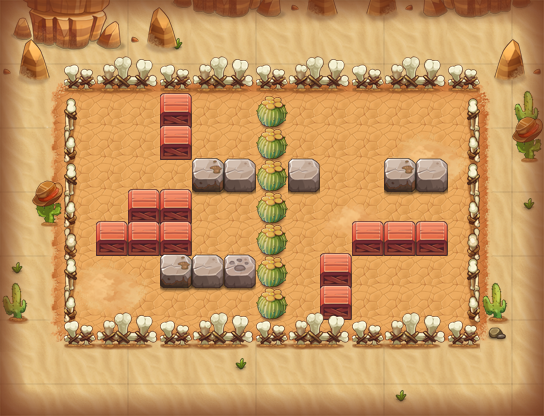

A level layout from a 2D game, rendered from its tile map. Below: a short description, then the map file with tile-grid data replaced by summaries:
An orthogonal 17x13 tile map with 32x32 px tiles, 15 tile layers (PASS, 块层 15, 块层 14, 块层 4, ...) and 7 objects (4x TRAP, 2x bysc2, PLAYER).

<map version="1.0" orientation="orthogonal" width="17" height="13" tilewidth="32" tileheight="32">
 <properties>
  <property name="DESTRY1" value="255" />
  <property name="DESTRY2" value="314" />
  <property name="DESTRY_COUNT" value="2" />
  <property name="EXP" value="215" />
  <property name="ITEM" value="D004" />
  <property name="MONEY" value="323" />
 </properties>
 <tileset firstgid="1" name="hmpy" tilewidth="32" tileheight="32">
  <image source="hmpy.png" width="500" height="1024" />
 </tileset>
 <layer name="PASS" width="17" height="13">
  <data>[221 cells, 173 non-empty, 10 distinct tile ids]</data>
 </layer>
 <layer name="块层 15" width="17" height="13">
  <data>[221 cells, 135 non-empty, 25 distinct tile ids]</data>
 </layer>
 <layer name="块层 14" width="17" height="13">
  <data>[221 cells, 64 non-empty, 12 distinct tile ids]</data>
 </layer>
 <layer name="块层 4" width="17" height="13">
  <data>[221 cells, 30 non-empty, 9 distinct tile ids]</data>
 </layer>
 <layer name="块层 3" width="17" height="13">
  <data>[221 cells, 83 non-empty, 24 distinct tile ids]</data>
 </layer>
 <layer name="块层 5" width="17" height="13">
  <data>[221 cells, 39 non-empty, 17 distinct tile ids]</data>
 </layer>
 <layer name="块层 2" width="17" height="13">
  <data>[221 cells, 104 non-empty, 6 distinct tile ids]</data>
 </layer>
 <layer name="SHELTER 9" width="17" height="13">
  <data>[221 cells, 11 non-empty, 3 distinct tile ids]</data>
 </layer>
 <layer name="SHELTER 8" width="17" height="13">
  <data>[221 cells, 1 non-empty, 1 distinct tile ids]</data>
 </layer>
 <layer name="SHELTER 7" width="17" height="13">
  <data>[221 cells, 4 non-empty, 4 distinct tile ids]</data>
 </layer>
 <layer name="SHELTER 6" width="17" height="13">
  <data>[221 cells, 6 non-empty, 1 distinct tile ids]</data>
 </layer>
 <layer name="SHELTER 5" width="17" height="13">
  <data>[221 cells, 2 non-empty, 1 distinct tile ids]</data>
 </layer>
 <layer name="SHELTER 4" width="17" height="13">
  <data>[221 cells, 5 non-empty, 2 distinct tile ids]</data>
 </layer>
 <layer name="SHELTER 3" width="17" height="13">
  <data>[221 cells, 1 non-empty, 1 distinct tile ids]</data>
 </layer>
 <layer name="SHELTER 2" width="17" height="13">
  <data>[221 cells, 1 non-empty, 1 distinct tile ids]</data>
 </layer>
 <objectgroup name="对象层 1" width="17" height="13">
  <object name="PLAYER" type="PLAYER" x="224" y="96" width="32" height="32" />
  <object name="bysc2" x="416" y="288" width="32" height="32">
   <properties>
    <property name="lua_ai" value="monster_bysc_ai" />
    <property name="quality" value="bysc2.quality" />
   </properties>
  </object>
  <object name="bysc2" x="96" y="288" width="32" height="32">
   <properties>
    <property name="lua_ai" value="monster_bysc_ai" />
    <property name="quality" value="bysc2.quality" />
   </properties>
  </object>
  <object name="zi_dan_up1" type="TRAP" x="320" y="160" width="32" height="32">
   <properties>
    <property name="trap_ani" value="fire_cat_up.actor" />
    <property name="trap_delay" value="2" />
    <property name="trap_id" value="0" />
    <property name="trap_script" value="trap(&quot;zi_dan_up1&quot;):setAtkPower(target(&quot;PLAYER&quot;):getHP()*0.1);trap(&quot;zi_dan_up1&quot;):turnUp(); trap(&quot;zi_dan_up1&quot;):getAI():getActions():addObject( AIUseSkill:create(   SkillLua:create(&quot;skill_0001&quot;)  )  );" />
    <property name="trap_start_mode" value="2" />
    <property name="trap_state" value="open" />
   </properties>
  </object>
  <object name="zi_dan_right1" type="TRAP" x="96" y="160" width="32" height="32">
   <properties>
    <property name="trap_ani" value="fire_cat_right.actor" />
    <property name="trap_delay" value="2" />
    <property name="trap_id" value="0" />
    <property name="trap_script" value="trap(&quot;zi_dan_right1&quot;):setAtkPower(target(&quot;PLAYER&quot;):getHP()*0.1);trap(&quot;zi_dan_right1&quot;):turnRight(); trap(&quot;zi_dan_right1&quot;):getAI():getActions():addObject( AIUseSkill:create(   SkillLua:create(&quot;skill_0001&quot;)  )  );" />
    <property name="trap_start_mode" value="2" />
    <property name="trap_state" value="open" />
   </properties>
  </object>
  <object name="mp1" type="TRAP" x="224" y="288" width="32" height="32">
   <properties>
    <property name="trap_ani" value="mp.actor" />
    <property name="trap_floor" value="true" />
    <property name="trap_id" value="0" />
    <property name="trap_script" value="trap_moveto(&quot;PLAYER&quot;, &quot;mp1&quot;,target(&quot;mp2&quot;):getX(),target(&quot;mp2&quot;):getY() );" />
    <property name="trap_sound_id" value="1" />
    <property name="trap_start_mode" value="0" />
    <property name="trap_state" value="open" />
   </properties>
  </object>
  <object name="mp2" type="TRAP" x="288" y="96" width="32" height="32">
   <properties>
    <property name="trap_ani" value="mp.actor" />
    <property name="trap_floor" value="true" />
    <property name="trap_id" value="0" />
    <property name="trap_script" value="trap_moveto(&quot;PLAYER&quot;, &quot;mp2&quot;,target(&quot;mp1&quot;):getX(),target(&quot;mp1&quot;):getY() );" />
    <property name="trap_sound_id" value="1" />
    <property name="trap_start_mode" value="0" />
    <property name="trap_state" value="open" />
   </properties>
  </object>
 </objectgroup>
</map>
